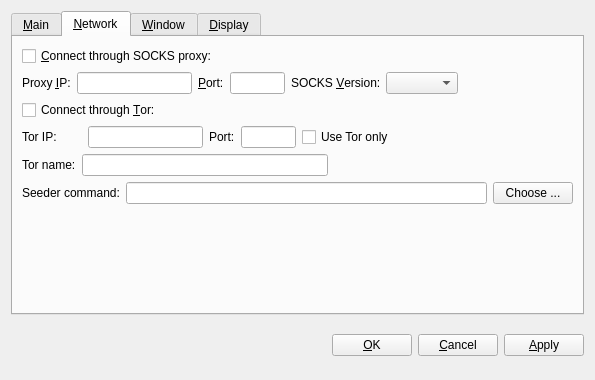
<?xml version="1.0" encoding="UTF-8"?>
<ui version="4.0">
 <class>OptionsDialog</class>
 <widget class="QWidget" name="OptionsDialog">
  <property name="geometry">
   <rect>
    <x>0</x>
    <y>0</y>
    <width>595</width>
    <height>380</height>
   </rect>
  </property>
  <property name="windowTitle">
   <string>Options</string>
  </property>
  <layout class="QVBoxLayout" name="verticalLayout">
   <item>
    <widget class="QTabWidget" name="tabWidget">
     <property name="tabPosition">
      <enum>QTabWidget::North</enum>
     </property>
     <property name="currentIndex">
      <number>1</number>
     </property>
     <widget class="QWidget" name="tabMain">
      <attribute name="title">
       <string>&amp;Main</string>
      </attribute>
      <layout class="QVBoxLayout" name="verticalLayout_Main">
       <item>
        <widget class="QLabel" name="transactionFeeInfoLabel">
         <property name="text">
          <string>Optional transaction fee per kB that helps make sure your transactions are processed quickly. Most transactions are 1 kB. Fee 0.00000001 recommended.</string>
         </property>
         <property name="textFormat">
          <enum>Qt::PlainText</enum>
         </property>
         <property name="wordWrap">
          <bool>true</bool>
         </property>
        </widget>
       </item>
       <item>
        <layout class="QHBoxLayout" name="horizontalLayout_Main">
         <item>
          <widget class="QLabel" name="transactionFeeLabel">
           <property name="text">
            <string>Pay transaction &amp;fee</string>
           </property>
           <property name="textFormat">
            <enum>Qt::PlainText</enum>
           </property>
           <property name="buddy">
            <cstring>transactionFee</cstring>
           </property>
          </widget>
         </item>
         <item>
          <widget class="BitcoinAmountField" name="transactionFee"/>
         </item>
         <item>
          <widget class="QLabel" name="label">
           <property name="text">
            <string>per kilobyte</string>
           </property>
          </widget>
         </item>
         <item>
          <spacer name="horizontalSpacer_Main">
           <property name="orientation">
            <enum>Qt::Horizontal</enum>
           </property>
           <property name="sizeHint" stdset="0">
            <size>
             <width>40</width>
             <height>20</height>
            </size>
           </property>
          </spacer>
         </item>
        </layout>
       </item>
       <item>
        <widget class="QCheckBox" name="bitcoinAtStartup">
         <property name="toolTip">
          <string>Automatically start 42 after logging in to the system.</string>
         </property>
         <property name="text">
          <string>&amp;Start 42 on system login</string>
         </property>
        </widget>
       </item>
       <item>
        <spacer name="verticalSpacer_Main">
         <property name="orientation">
          <enum>Qt::Vertical</enum>
         </property>
         <property name="sizeHint" stdset="0">
          <size>
           <width>17</width>
           <height>153</height>
          </size>
         </property>
        </spacer>
       </item>
      </layout>
     </widget>
     <widget class="QWidget" name="tabNetwork">
      <attribute name="title">
       <string>&amp;Network</string>
      </attribute>
      <layout class="QVBoxLayout" name="verticalLayout_Network">
       <item>
        <widget class="QCheckBox" name="connectSocks">
         <property name="toolTip">
          <string>Connect to the 42 network through a SOCKS proxy (e.g. when connecting through Tor).</string>
         </property>
         <property name="text">
          <string>&amp;Connect through SOCKS proxy:</string>
         </property>
        </widget>
       </item>
       <item>
        <layout class="QHBoxLayout" name="horizontalLayout_Network">
         <item>
          <widget class="QLabel" name="proxyIpLabel">
           <property name="text">
            <string>Proxy &amp;IP:</string>
           </property>
           <property name="textFormat">
            <enum>Qt::PlainText</enum>
           </property>
           <property name="buddy">
            <cstring>proxyIp</cstring>
           </property>
          </widget>
         </item>
         <item>
          <widget class="QValidatedLineEdit" name="proxyIp">
           <property name="maximumSize">
            <size>
             <width>140</width>
             <height>16777215</height>
            </size>
           </property>
           <property name="toolTip">
            <string>IP address of the proxy (e.g. 127.0.0.1)</string>
           </property>
          </widget>
         </item>
         <item>
          <widget class="QLabel" name="proxyPortLabel">
           <property name="text">
            <string>&amp;Port:</string>
           </property>
           <property name="textFormat">
            <enum>Qt::PlainText</enum>
           </property>
           <property name="buddy">
            <cstring>proxyPort</cstring>
           </property>
          </widget>
         </item>
         <item>
          <widget class="QLineEdit" name="proxyPort">
           <property name="maximumSize">
            <size>
             <width>55</width>
             <height>16777215</height>
            </size>
           </property>
           <property name="toolTip">
            <string>Port of the proxy (e.g. 9050)</string>
           </property>
          </widget>
         </item>
         <item>
          <widget class="QLabel" name="socksVersionLabel">
           <property name="text">
            <string>SOCKS &amp;Version:</string>
           </property>
           <property name="textFormat">
            <enum>Qt::PlainText</enum>
           </property>
           <property name="buddy">
            <cstring>socksVersion</cstring>
           </property>
          </widget>
         </item>
         <item>
          <widget class="QValueComboBox" name="socksVersion">
           <property name="toolTip">
            <string>SOCKS version of the proxy (e.g. 5)</string>
           </property>
          </widget>
         </item>
         <item>
          <spacer name="horizontalSpacer_Network">
           <property name="orientation">
            <enum>Qt::Horizontal</enum>
           </property>
           <property name="sizeHint" stdset="0">
            <size>
             <width>40</width>
             <height>20</height>
            </size>
           </property>
          </spacer>
         </item>
        </layout>
       </item>
       <item>
        <widget class="QCheckBox" name="connectTor">
         <property name="text">
          <string>Connect through &amp;Tor:</string>
         </property>
        </widget>
       </item>
       <item>
        <layout class="QHBoxLayout" name="horizontalLayout_Tor">
         <item>
          <widget class="QLabel" name="torIpLabel">
           <property name="minimumSize">
            <size>
             <width>60</width>
             <height>0</height>
            </size>
           </property>
           <property name="text">
            <string>Tor IP:</string>
           </property>
          </widget>
         </item>
         <item>
          <widget class="QValidatedLineEdit" name="torIp">
           <property name="maximumSize">
            <size>
             <width>115</width>
             <height>16777215</height>
            </size>
           </property>
          </widget>
         </item>
         <item>
          <widget class="QLabel" name="torPortLabel">
           <property name="text">
            <string>Port:</string>
           </property>
          </widget>
         </item>
         <item>
          <widget class="QLineEdit" name="torPort">
           <property name="maximumSize">
            <size>
             <width>55</width>
             <height>16777215</height>
            </size>
           </property>
          </widget>
         </item>
         <item>
          <widget class="QCheckBox" name="TorOnly">
           <property name="text">
            <string>Use Tor only</string>
           </property>
          </widget>
         </item>
         <item>
          <spacer name="horizontalSpacer">
           <property name="orientation">
            <enum>Qt::Horizontal</enum>
           </property>
           <property name="sizeHint" stdset="0">
            <size>
             <width>40</width>
             <height>20</height>
            </size>
           </property>
          </spacer>
         </item>
        </layout>
       </item>
       <item>
        <layout class="QHBoxLayout" name="horizontalLayout">
         <item>
          <widget class="QLabel" name="torNameLabel">
           <property name="text">
            <string>Tor name:</string>
           </property>
           <property name="textFormat">
            <enum>Qt::PlainText</enum>
           </property>
           <property name="buddy">
            <cstring>torName</cstring>
           </property>
          </widget>
         </item>
         <item>
          <widget class="QLineEdit" name="torName"/>
         </item>
         <item>
          <spacer name="horizontalSpacer_3">
           <property name="orientation">
            <enum>Qt::Horizontal</enum>
           </property>
           <property name="sizeHint" stdset="0">
            <size>
             <width>40</width>
             <height>20</height>
            </size>
           </property>
          </spacer>
         </item>
        </layout>
       </item>
       <item>
        <layout class="QHBoxLayout" name="horizontalLayout_3">
         <item>
          <widget class="QLabel" name="externalSeederLabel">
           <property name="text">
            <string>Seeder command:</string>
           </property>
          </widget>
         </item>
         <item>
          <widget class="QLineEdit" name="externalSeederCommand"/>
         </item>
         <item>
          <widget class="QPushButton" name="chooseSeeder">
           <property name="text">
            <string>Choose ...</string>
           </property>
          </widget>
         </item>
        </layout>
       </item>
       <item>
        <spacer name="verticalSpacer">
         <property name="orientation">
          <enum>Qt::Vertical</enum>
         </property>
         <property name="sizeHint" stdset="0">
          <size>
           <width>20</width>
           <height>40</height>
          </size>
         </property>
        </spacer>
       </item>
      </layout>
     </widget>
     <widget class="QWidget" name="tabWindow">
      <attribute name="title">
       <string>&amp;Window</string>
      </attribute>
      <layout class="QVBoxLayout" name="verticalLayout_Window">
       <item>
        <widget class="QCheckBox" name="minimizeToTray">
         <property name="toolTip">
          <string>Show only a tray icon after minimizing the window.</string>
         </property>
         <property name="text">
          <string>&amp;Minimize to the tray instead of the taskbar</string>
         </property>
        </widget>
       </item>
       <item>
        <widget class="QCheckBox" name="minimizeOnClose">
         <property name="toolTip">
          <string>Minimize instead of exit the application when the window is closed. When this option is enabled, the application will be closed only after selecting Exit in the menu.</string>
         </property>
         <property name="text">
          <string>M&amp;inimize on close</string>
         </property>
        </widget>
       </item>
       <item>
        <spacer name="verticalSpacer_Window">
         <property name="orientation">
          <enum>Qt::Vertical</enum>
         </property>
         <property name="sizeHint" stdset="0">
          <size>
           <width>20</width>
           <height>40</height>
          </size>
         </property>
        </spacer>
       </item>
      </layout>
     </widget>
     <widget class="QWidget" name="tabDisplay">
      <attribute name="title">
       <string>&amp;Display</string>
      </attribute>
      <layout class="QVBoxLayout" name="verticalLayout_Display">
       <item>
        <layout class="QHBoxLayout" name="horizontalLayout_1_Display">
         <item>
          <widget class="QLabel" name="langLabel">
           <property name="text">
            <string>User Interface &amp;language:</string>
           </property>
           <property name="textFormat">
            <enum>Qt::PlainText</enum>
           </property>
           <property name="buddy">
            <cstring>lang</cstring>
           </property>
          </widget>
         </item>
         <item>
          <widget class="QValueComboBox" name="lang">
           <property name="toolTip">
            <string>The user interface language can be set here. This setting will take effect after restarting 42.</string>
           </property>
          </widget>
         </item>
        </layout>
       </item>
       <item>
        <layout class="QHBoxLayout" name="horizontalLayout_2_Display">
         <item>
          <widget class="QLabel" name="unitLabel">
           <property name="text">
            <string>&amp;Unit to show amounts in:</string>
           </property>
           <property name="textFormat">
            <enum>Qt::PlainText</enum>
           </property>
           <property name="buddy">
            <cstring>unit</cstring>
           </property>
          </widget>
         </item>
         <item>
          <widget class="QValueComboBox" name="unit">
           <property name="toolTip">
            <string>Choose the default subdivision unit to show in the interface and when sending coins.</string>
           </property>
          </widget>
         </item>
        </layout>
       </item>
       <item>
        <widget class="QCheckBox" name="displayAddresses">
         <property name="toolTip">
          <string>Whether to show 42 addresses in the transaction list or not.</string>
         </property>
         <property name="text">
          <string>&amp;Display addresses in transaction list</string>
         </property>
        </widget>
       </item>
       <item>
        <widget class="QCheckBox" name="coinControlFeatures">
         <property name="toolTip">
          <string>Whether to show coin control features or not.</string>
         </property>
         <property name="text">
          <string>Display coin &amp;control features (experts only!)</string>
         </property>
        </widget>
       </item>
       <item>
        <layout class="QHBoxLayout" name="horizontalLayout_3_Display">
         <item>
          <widget class="QLabel" name="thirdPartyTxUrlsLabel">
           <property name="toolTip">
            <string>Third party URLs that appear in the transactions tab as context menu items. %s in the URL is replaced by transaction hash. Multiple URLs are separated by vertical bar |.</string>
           </property>
           <property name="text">
            <string>Third party transaction URLs</string>
           </property>
           <property name="buddy">
            <cstring>thirdPartyTxUrls</cstring>
           </property>
          </widget>
         </item>
         <item>
          <widget class="QLineEdit" name="thirdPartyTxUrls">
           <property name="toolTip">
            <string>Third party URLs that appear in the transactions tab as context menu items. %s in the URL is replaced by transaction hash. Multiple URLs are separated by vertical bar |.</string>
           </property>
          </widget>
         </item>
        </layout>
       </item>
       <item>
        <widget class="QCheckBox" name="useBlackTheme">
         <property name="text">
          <string>Use black visual theme (requires restart)</string>
         </property>
        </widget>
       </item>
       <item>
        <spacer name="verticalSpacer_Display">
         <property name="orientation">
          <enum>Qt::Vertical</enum>
         </property>
         <property name="sizeHint" stdset="0">
          <size>
           <width>20</width>
           <height>40</height>
          </size>
         </property>
        </spacer>
       </item>
      </layout>
     </widget>
    </widget>
   </item>
   <item>
    <layout class="QHBoxLayout" name="horizontalLayout_Buttons">
     <item>
      <spacer name="horizontalSpacer_1">
       <property name="orientation">
        <enum>Qt::Horizontal</enum>
       </property>
       <property name="sizeHint" stdset="0">
        <size>
         <width>40</width>
         <height>48</height>
        </size>
       </property>
      </spacer>
     </item>
     <item>
      <widget class="QLabel" name="statusLabel">
       <property name="font">
        <font>
         <weight>75</weight>
         <bold>true</bold>
        </font>
       </property>
       <property name="text">
        <string/>
       </property>
       <property name="textFormat">
        <enum>Qt::PlainText</enum>
       </property>
       <property name="wordWrap">
        <bool>true</bool>
       </property>
      </widget>
     </item>
     <item>
      <spacer name="horizontalSpacer_2">
       <property name="orientation">
        <enum>Qt::Horizontal</enum>
       </property>
       <property name="sizeHint" stdset="0">
        <size>
         <width>40</width>
         <height>48</height>
        </size>
       </property>
      </spacer>
     </item>
     <item>
      <widget class="QPushButton" name="okButton">
       <property name="text">
        <string>&amp;OK</string>
       </property>
      </widget>
     </item>
     <item>
      <widget class="QPushButton" name="cancelButton">
       <property name="text">
        <string>&amp;Cancel</string>
       </property>
       <property name="autoDefault">
        <bool>false</bool>
       </property>
      </widget>
     </item>
     <item>
      <widget class="QPushButton" name="applyButton">
       <property name="text">
        <string>&amp;Apply</string>
       </property>
       <property name="autoDefault">
        <bool>false</bool>
       </property>
      </widget>
     </item>
    </layout>
   </item>
  </layout>
 </widget>
 <customwidgets>
  <customwidget>
   <class>BitcoinAmountField</class>
   <extends>QSpinBox</extends>
   <header>bitcoinamountfield.h</header>
  </customwidget>
  <customwidget>
   <class>QValueComboBox</class>
   <extends>QComboBox</extends>
   <header>qvaluecombobox.h</header>
  </customwidget>
  <customwidget>
   <class>QValidatedLineEdit</class>
   <extends>QLineEdit</extends>
   <header>qvalidatedlineedit.h</header>
  </customwidget>
 </customwidgets>
 <resources/>
 <connections/>
</ui>
